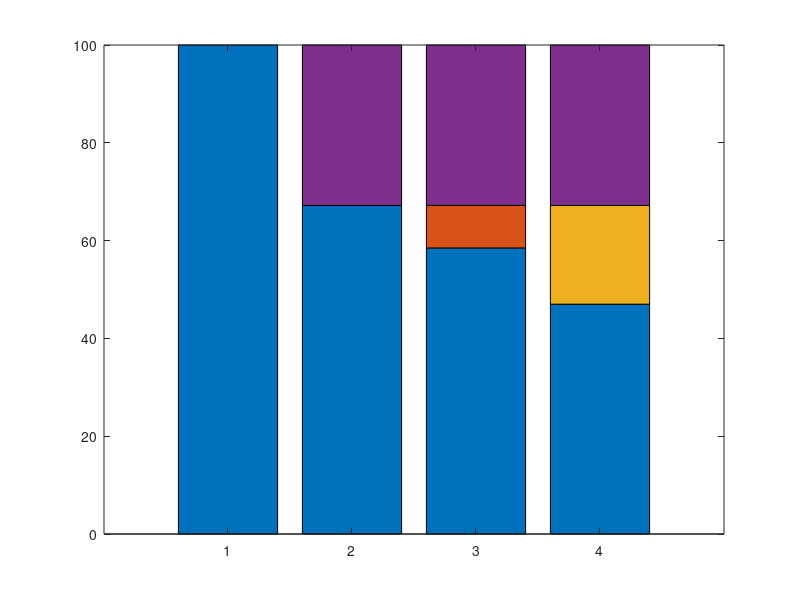

This figure's MATLAB source: (Note: this script raises an error after producing the figure.)
%% testi

x = 1;
y = [100,0,0,0; 67.2,0,0,32.8; 58.5,8.7,0,32.8; 47,0,20.2,32.8];
figure(1)
plotty1 = bar(y,'stacked');%,'FaceColor',[0.24,0.15,0.66; 0.14,0.63,0.90]);

plotty1(1).FaceColor = [0.24,0.15,0.66];
plotty1(2).FaceColor = [0.01,0.72,0.80];
plotty1(3).FaceColor = [0.40,0.80,0.42];
plotty1(4).FaceColor = [0.75,0.75,0.75];
ylim([-10,120])

figure(2)

x = 1;
y = [67.2,0,0,32.8; 58.5,8.7,0,32.8; 47,0,20.2,32.8;];
plotty2 = bar(y,'stacked');%,'FaceColor',[0.24,0.15,0.66; 0.14,0.63,0.90]);

plotty2(1).FaceColor = [0.24,0.15,0.66];
plotty2(2).FaceColor = [0.27,0.38,0.99 ];
plotty2(3).FaceColor = [0.01,0.72,0.80];
plotty2(4).FaceColor = [0.75,0.75,0.75];


ylim([-10,120])


figure(3)
x = 1;
y = [40,60];

plotty3 = bar(x,y,'stacked');%,'FaceColor',[0.24,0.15,0.66; 0.14,0.63,0.90]);

plotty3(1).FaceColor = [0.96,0.73,0.23];
plotty3(2).FaceColor = [0.01,0.72,0.80];

ylim([-10,120])

figure(3)
x = 1;
y = [40,60];

plotty3 = bar(x,y,'stacked');%,'FaceColor',[0.24,0.15,0.66; 0.14,0.63,0.90]);

plotty3(1).FaceColor = [0.01,0.72,0.80];
plotty3(2).FaceColor = [0.01,0.72,0.80];

ylim([-10,120])



figure(4)
x = 1;
y = [34.6,65.4];

plotty4 = bar(x,y,'stacked');%,'FaceColor',[0.24,0.15,0.66; 0.14,0.63,0.90]);

plotty4(1).FaceColor = [0.40,0.80,0.42];
plotty4(2).FaceColor = [0.40,0.80,0.42];

ylim([-10,120])





figure(20)
plotty20 = bar([10;10;10;10;10;10]);

plotty20.FaceColor = 'flat';
plotty20.CData(1,:) = [0.24,0.15,0.66];
plotty20.CData(2,:)  = [0.27,0.38,0.99 ];
plotty20.CData(3,:)  = [0.01,0.72,0.80];
plotty20.CData(4,:)  = [0.40,0.80,0.42];
plotty20.CData(5,:)  = [0.96,0.73,0.23];
plotty20.CData(6,:)  = [0.75,0.75,0.75];











